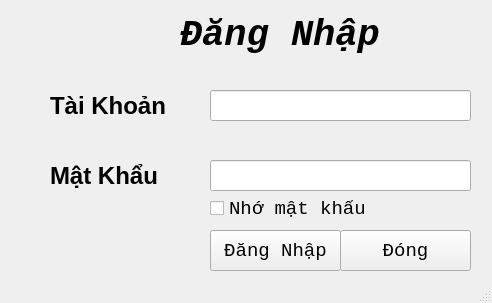
<?xml version="1.0" encoding="UTF-8"?>
<ui version="4.0">
 <class>MainWindow</class>
 <widget class="QMainWindow" name="MainWindow">
  <property name="geometry">
   <rect>
    <x>0</x>
    <y>0</y>
    <width>492</width>
    <height>303</height>
   </rect>
  </property>
  <property name="maximumSize">
   <size>
    <width>492</width>
    <height>303</height>
   </size>
  </property>
  <property name="windowTitle">
   <string>MainWindow</string>
  </property>
  <property name="windowIcon">
   <iconset>
    <normaloff>../icons/k.ico</normaloff>../icons/k.ico</iconset>
  </property>
  <property name="layoutDirection">
   <enum>Qt::LeftToRight</enum>
  </property>
  <widget class="QWidget" name="centralwidget">
   <widget class="QLabel" name="label">
    <property name="geometry">
     <rect>
      <x>180</x>
      <y>10</y>
      <width>221</width>
      <height>51</height>
     </rect>
    </property>
    <property name="font">
     <font>
      <family>Courier New</family>
      <pointsize>28</pointsize>
      <weight>75</weight>
      <italic>true</italic>
      <bold>true</bold>
     </font>
    </property>
    <property name="text">
     <string>Đăng Nhập</string>
    </property>
   </widget>
   <widget class="QLineEdit" name="line_user">
    <property name="geometry">
     <rect>
      <x>210</x>
      <y>90</y>
      <width>261</width>
      <height>31</height>
     </rect>
    </property>
    <property name="font">
     <font>
      <family>Courier New</family>
      <pointsize>14</pointsize>
      <weight>50</weight>
      <italic>false</italic>
      <bold>false</bold>
     </font>
    </property>
    <property name="layoutDirection">
     <enum>Qt::LeftToRight</enum>
    </property>
    <property name="styleSheet">
     <string notr="true">font: 14pt &quot;Courier New&quot;;</string>
    </property>
    <property name="text">
     <string/>
    </property>
    <property name="maxLength">
     <number>30</number>
    </property>
    <property name="alignment">
     <set>Qt::AlignRight|Qt::AlignTrailing|Qt::AlignVCenter</set>
    </property>
   </widget>
   <widget class="QLabel" name="lbl_pwd">
    <property name="geometry">
     <rect>
      <x>50</x>
      <y>160</y>
      <width>121</width>
      <height>31</height>
     </rect>
    </property>
    <property name="font">
     <font>
      <pointsize>18</pointsize>
      <weight>75</weight>
      <bold>true</bold>
     </font>
    </property>
    <property name="text">
     <string>Mật Khẩu</string>
    </property>
   </widget>
   <widget class="QLineEdit" name="line_pwd">
    <property name="geometry">
     <rect>
      <x>210</x>
      <y>160</y>
      <width>261</width>
      <height>31</height>
     </rect>
    </property>
    <property name="font">
     <font>
      <family>Courier New</family>
      <pointsize>14</pointsize>
      <weight>50</weight>
      <italic>false</italic>
      <bold>false</bold>
     </font>
    </property>
    <property name="layoutDirection">
     <enum>Qt::LeftToRight</enum>
    </property>
    <property name="styleSheet">
     <string notr="true">font: 14pt &quot;Courier New&quot;;</string>
    </property>
    <property name="inputMask">
     <string/>
    </property>
    <property name="text">
     <string/>
    </property>
    <property name="maxLength">
     <number>6</number>
    </property>
    <property name="echoMode">
     <enum>QLineEdit::Password</enum>
    </property>
    <property name="alignment">
     <set>Qt::AlignRight|Qt::AlignTrailing|Qt::AlignVCenter</set>
    </property>
   </widget>
   <widget class="QPushButton" name="btn_cancel">
    <property name="enabled">
     <bool>true</bool>
    </property>
    <property name="geometry">
     <rect>
      <x>340</x>
      <y>230</y>
      <width>131</width>
      <height>41</height>
     </rect>
    </property>
    <property name="font">
     <font>
      <family>Courier New</family>
      <pointsize>14</pointsize>
     </font>
    </property>
    <property name="styleSheet">
     <string notr="true">border-color: rgb(255, 0, 0);</string>
    </property>
    <property name="text">
     <string>Đóng</string>
    </property>
   </widget>
   <widget class="QLabel" name="label_user">
    <property name="geometry">
     <rect>
      <x>50</x>
      <y>90</y>
      <width>141</width>
      <height>31</height>
     </rect>
    </property>
    <property name="font">
     <font>
      <pointsize>18</pointsize>
      <weight>75</weight>
      <bold>true</bold>
     </font>
    </property>
    <property name="text">
     <string>Tài Khoản</string>
    </property>
   </widget>
   <widget class="QPushButton" name="btn_login">
    <property name="enabled">
     <bool>true</bool>
    </property>
    <property name="geometry">
     <rect>
      <x>210</x>
      <y>230</y>
      <width>131</width>
      <height>41</height>
     </rect>
    </property>
    <property name="font">
     <font>
      <family>Courier New</family>
      <pointsize>14</pointsize>
     </font>
    </property>
    <property name="styleSheet">
     <string notr="true"/>
    </property>
    <property name="text">
     <string>Đăng Nhập</string>
    </property>
   </widget>
   <widget class="QCheckBox" name="checkBox">
    <property name="geometry">
     <rect>
      <x>210</x>
      <y>200</y>
      <width>161</width>
      <height>17</height>
     </rect>
    </property>
    <property name="font">
     <font>
      <family>Courier New</family>
      <pointsize>14</pointsize>
     </font>
    </property>
    <property name="text">
     <string>Nhớ mật khẩu</string>
    </property>
   </widget>
  </widget>
  <widget class="QStatusBar" name="statusbar"/>
 </widget>
 <resources/>
 <connections/>
</ui>
